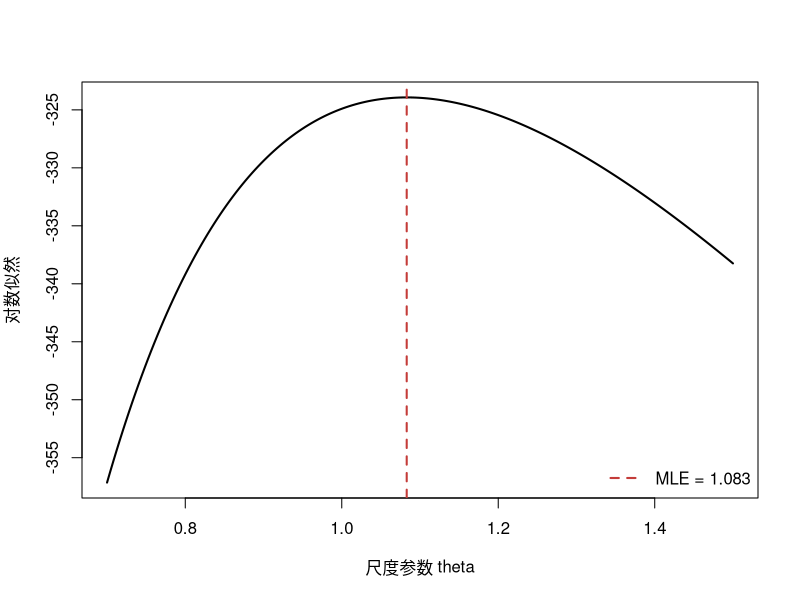

Here is the R script that generated this plot: (Note: this script raises an error after producing the figure.)
## ---- chunk 1
set.seed(7301)
theta_true <- 1.1
n <- 300
x <- rexp(n, rate = 1 / theta_true)
theta_grid <- seq(0.7, 1.5, length.out = 200)
loglik <- -n * log(theta_grid) - sum(x) / theta_grid
theta_hat <- mean(x)
plot(theta_grid, loglik, type = "l", lwd = 2,
     xlab = "尺度参数 theta", ylab = "对数似然")
abline(v = theta_hat, col = "#C43C39", lty = 2, lwd = 2)
legend("bottomright", sprintf("MLE = %.3f", theta_hat),
       col = "#C43C39", lty = 2, lwd = 2, bty = "n")
## ---- chunk 2
knitr::include_graphics("images/ch07/mse-bayes-comparison.png")
## ---- chunk 3
set.seed(7307)
n_rb <- 20
b_rb <- 20000
p_grid <- seq(0.05, 0.95, by = 0.05)
variance_result <- t(vapply(p_grid, function(p) {
  x <- matrix(rbinom(b_rb * n_rb, size = 1, prob = p), nrow = b_rb)
  total <- rowSums(x)
  raw <- x[, 1] * x[, 2]
  improved <- total * (total - 1) / (n_rb * (n_rb - 1))
  c(raw = var(raw), Rao_Blackwell = var(improved))
}, numeric(2)))

matplot(p_grid, variance_result, type = "l", lty = 1, lwd = 2.5,
        col = c("#C43C39", "#1F77B4"),
        xlab = expression(p), ylab = "模拟方差",
        family = course_plot_family())
legend("topleft", c(expression(W == X[1] * X[2]),
                    expression(W^"*" == T * (T - 1) / (n * (n - 1)))),
       col = c("#C43C39", "#1F77B4"), lty = 1, lwd = 2.5, bty = "n")
## ---- chunk 4
n_defect <- 200
y_defect <- 16
knitr::kable(
  data.frame(
    `估计方法` = c("MLE", "Bayes 后验均值"),
    `估计值` = c(y_defect / n_defect,
                 (2 + y_defect) / (2 + 38 + n_defect)),
    check.names = FALSE
  ),
  digits = 3
)
